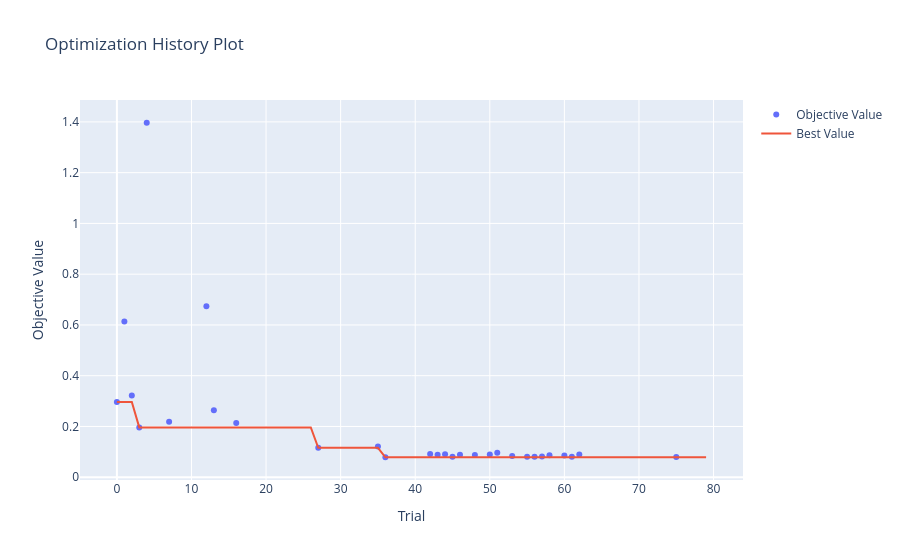

Notebook code cell kept with this figure:
### Code cell
fig_history = vis.plot_optimization_history(study)
fig_history.show()

### Figure 1 — Plotly figure (JSON) as saved in the notebook; plotly's stock layout.template omitted (floating-point values rounded to 4 significant figures)
{"data": [{"mode": "markers", "name": "Objective Value", "type": "scatter", "x": [0, 1, 2, 3, 4, 5, 6, 7, 8, 9, 10, 11, 12, 13, 14, 15, 16, 17, 18, 19, 20, 21, 22, 23, 24, 25, 26, 27, 28, 29, 30, 31, 32, 33, 34, 35, 36, 37, 38, 39, 40, 41, 42, 43, 44, 45, 46, 47, 48, 49, 50, 51, 52, 53, 54, 55, 56, 57, 58, 59, 60, 61, 62, 63, 64, 65, 66, 67, 68, 69, 70, 71, 72, 73, 74, 75, 76, 77, 78, 79], "y": [0.2966, 0.6136, 0.3221, 0.1964, 1.397, null, null, 0.2189, null, null, null, null, 0.6734, 0.2643, null, null, 0.2139, null, null, null, null, null, null, null, null, null, null, 0.1157, null, null, null, null, null, null, null, 0.1211, 0.07872, null, null, null, null, null, 0.0913, 0.08851, 0.09067, 0.08053, 0.08809, null, 0.08713, null, 0.08979, 0.096, null, 0.0835, null, 0.08048, 0.08025, 0.08151, 0.08654, null, 0.0856, 0.08028, 0.0897, null, null, null, null, null, null, null, null, null, null, null, null, 0.07971, null, null, null, null]}, {"mode": "lines", "name": "Best Value", "type": "scatter", "x": [0, 1, 2, 3, 4, 5, 6, 7, 8, 9, 10, 11, 12, 13, 14, 15, 16, 17, 18, 19, 20, 21, 22, 23, 24, 25, 26, 27, 28, 29, 30, 31, 32, 33, 34, 35, 36, 37, 38, 39, 40, 41, 42, 43, 44, 45, 46, 47, 48, 49, 50, 51, 52, 53, 54, 55, 56, 57, 58, 59, 60, 61, 62, 63, 64, 65, 66, 67, 68, 69, 70, 71, 72, 73, 74, 75, 76, 77, 78, 79], "y": [0.2966, 0.2966, 0.2966, 0.1964, 0.1964, 0.1964, 0.1964, 0.1964, 0.1964, 0.1964, 0.1964, 0.1964, 0.1964, 0.1964, 0.1964, 0.1964, 0.1964, 0.1964, 0.1964, 0.1964, 0.1964, 0.1964, 0.1964, 0.1964, 0.1964, 0.1964, 0.1964, 0.1157, 0.1157, 0.1157, 0.1157, 0.1157, 0.1157, 0.1157, 0.1157, 0.1157, 0.07872, 0.07872, 0.07872, 0.07872, 0.07872, 0.07872, 0.07872, 0.07872, 0.07872, 0.07872, 0.07872, 0.07872, 0.07872, 0.07872, 0.07872, 0.07872, 0.07872, 0.07872, 0.07872, 0.07872, 0.07872, 0.07872, 0.07872, 0.07872, 0.07872, 0.07872, 0.07872, 0.07872, 0.07872, 0.07872, 0.07872, 0.07872, 0.07872, 0.07872, 0.07872, 0.07872, 0.07872, 0.07872, 0.07872, 0.07872, 0.07872, 0.07872, 0.07872, 0.07872]}, {"marker": {"color": "#cccccc"}, "mode": "markers", "name": "Infeasible Trial", "showlegend": false, "type": "scatter", "x": [], "y": []}], "layout": {"title": {"text": "Optimization History Plot"}, "xaxis": {"title": {"text": "Trial"}}, "yaxis": {"title": {"text": "Objective Value"}}}}
